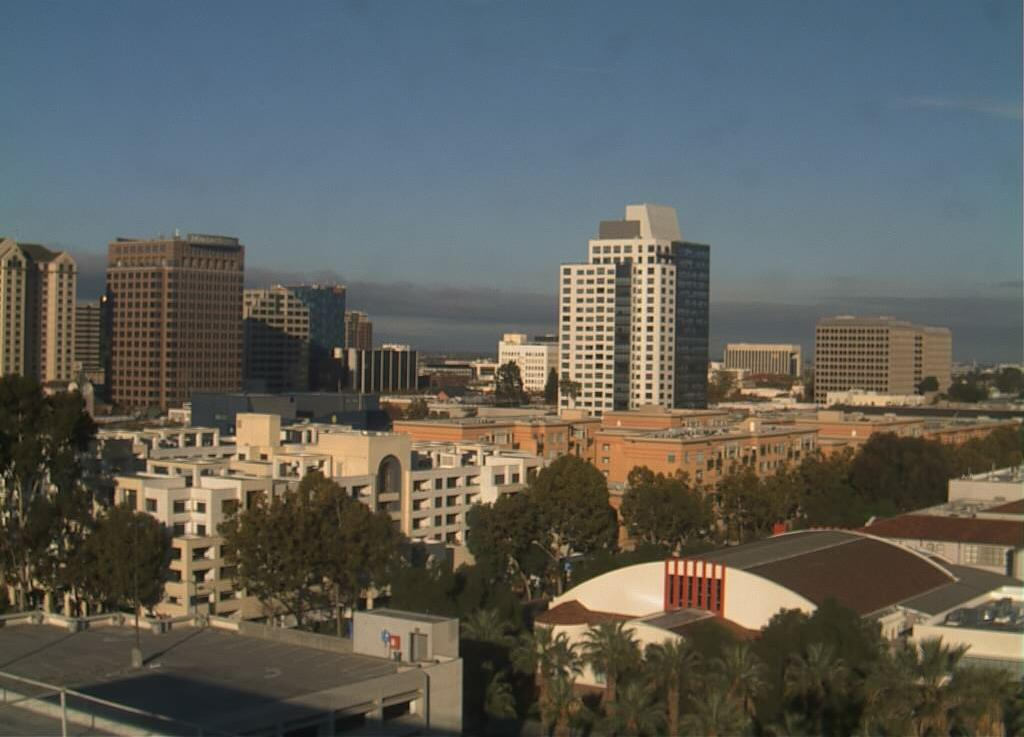
#> input picture 1_Image_Representation/day_night_images/training/day/20151101_155521.jpg, 1024 x 737 px; its folder holds only this picture in this run
$ jupyter execute Day_Night_Image_Classification.ipynb   (shell and % lines are left out)
#> lines starting #> are read from the running program, lines starting #| are printed output that depends on the picture
[cell 1]
import cv2

import numpy as np
import matplotlib.pyplot as plt
import matplotlib.image as mpimg

[cell 2]
#Image data directories
image_dir_training = ".\\day_night_images\\training\\"
image_dir_test = ".\\day_night_images\\test\\"

[cell 3]
import os
import glob # library for loading images from a directory
def load_dataset(image_dir):
    #Populate this empty image list
#> called with image_dir = '.\\day_night_images\\training\\'
    im_list = []
    image_types = ["day", "night"]

    #Iterate thru each color folder
    for im_type in image_types:
        #Iterate thru each image file in each image_type folder
        #glob reads in any image with the extension "image_dir/im_type/*"
        for file in glob.glob(os.path.join(image_dir, im_type, "*")):
            im = mpimg.imread(file)
#> im is the input picture: shape (737, 1024, 3); mean R, G, B 94.5, 95.4, 90.1

            if not im is None:
                im_list.append((im, im_type))
    return im_list

[cell 4]
#Load images useing load_dataset function in helpers.py
IMAGE_LIST = load_dataset(image_dir_training)
#> IMAGE_LIST = 2 items

# Visualize the input images

[cell 5]
image_index = 0
selected_image = IMAGE_LIST[image_index][0]
selected_label = IMAGE_LIST[image_index][1]
#> selected_label = 'day'

plt.imshow(selected_image)
print("Shape: {}".format(selected_image.shape))
#| Shape: (737, 1024, 3)
print("Label: {}".format(selected_label))
#| Label: day

# Preprocess Data

[cell 6]
#Standardize the images

def standardize_input(image):
    standard_im = cv2.resize(image, (1100, 600))

    return standard_im

[cell 7]
#Stardardize the output: binary numberical values 0/1=night/day

def encode(label):
    numerical_val = 0
    if(label == "day"):
        numerical_val = 1 #otherwise it is night and can stay as 0
    return numerical_val

[cell 8]
def standardize(image_list):
    standard_list = []

    for item in image_list:
        image = item[0]
        label = item[1]

        standardized_im = standardize_input(image)

        binary_label = encode(label)

        standard_list.append((standardized_im, binary_label))
#> this loop made 2 passes
#> (label, numerical_val in encode, binary_label) on passes 1 to 2: ('day', 1, 1), ('night', 0, 0)
#> pass 1, in standardize_input, `standard_im = cv2.resize(image, (1100, 600))`:
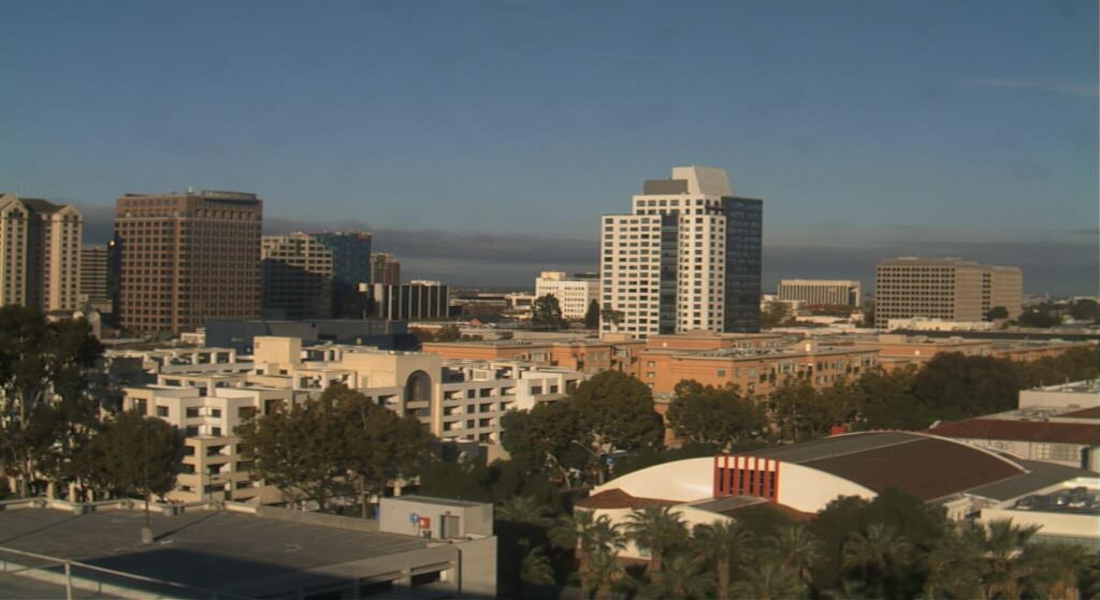
#> standard_im: shape (600, 1100, 3); mean R, G, B 94.4, 95.3, 90
#> pass 2, in standardize_input (call 2), `standard_im = cv2.resize(image, (1100, 600))`:
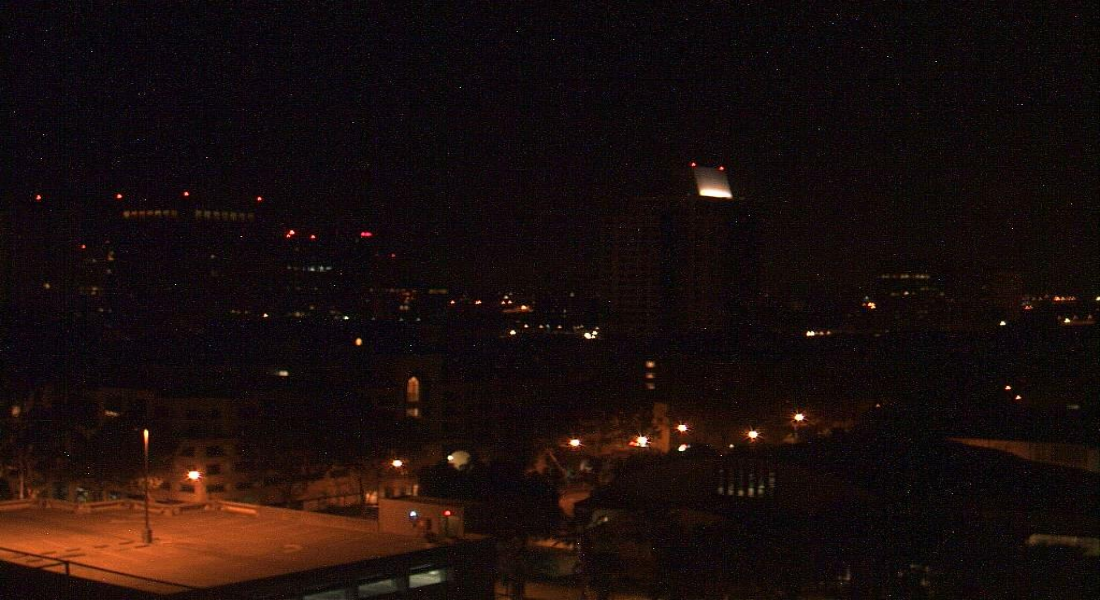
#> standard_im: shape (600, 1100, 3); mean R, G, B 25.5, 13.5, 11.9
#> after the loop, standard_list = 2 items

    return standard_list
STANDARDIZED_LIST = standardize(IMAGE_LIST)
#> STANDARDIZED_LIST = 2 items

# Visualize the standardized data

[cell 9]
# Select an image by index
image_num = 0
selected_image = STANDARDIZED_LIST[image_num][0]
selected_label = STANDARDIZED_LIST[image_num][1]
#> selected_label = 1

# Display image and data about it
## TODO: Make sure the images have numerical labels and are of the same size
plt.imshow(selected_image)
print("Shape: "+str(selected_image.shape))
#| Shape: (600, 1100, 3)
print("Label [1 = day, 0 = night]: " + str(selected_label))
#| Label [1 = day, 0 = night]: 1
